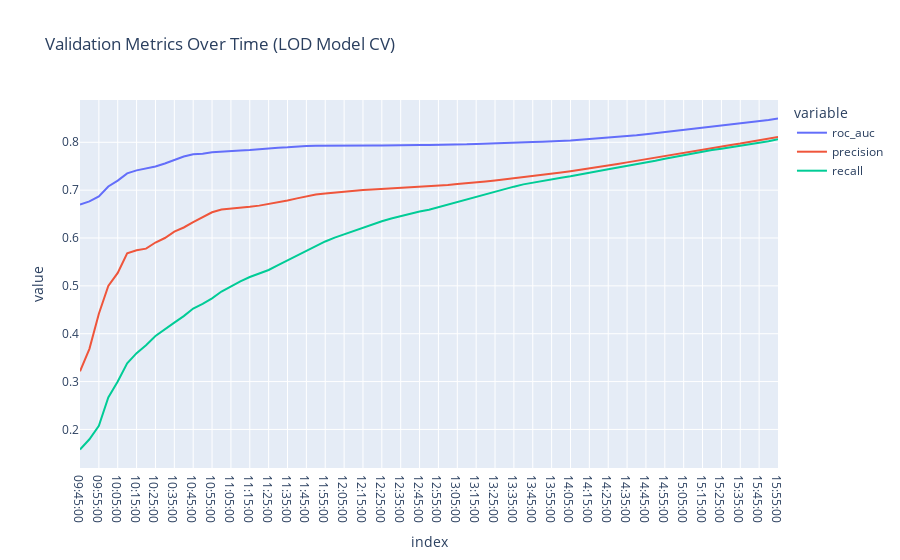

Notebook code for this chart:
### Code cell
import datetime
import plotly.express as px

time_range = [datetime.time(hour, minute) for hour in range(9, 16) for minute in range(0, 60, 5)]
time_range = [x for x in time_range if x >= datetime.time(9,45)]
df_val = pd.DataFrame()
for t in time_range:
    X_val = X_test.loc[X_test['time'] <= t].copy()
    y_val = y_test.loc[X_val.index, 'lod_in'].copy()

    y_pred_val = lod_model_cv.predict_proba(X_val)[:,-1]

    df_val.loc[t, [
        'roc_auc',
        'precision',
        'recall'
    ]] =  roc_auc_score(y_val, y_pred_val), precision_score(y_val, y_pred_val > 0.5), recall_score(y_val, y_pred_val > 0.5)


fig = px.line(df_val, title='Validation Metrics Over Time (LOD Model CV)')
fig.show()
